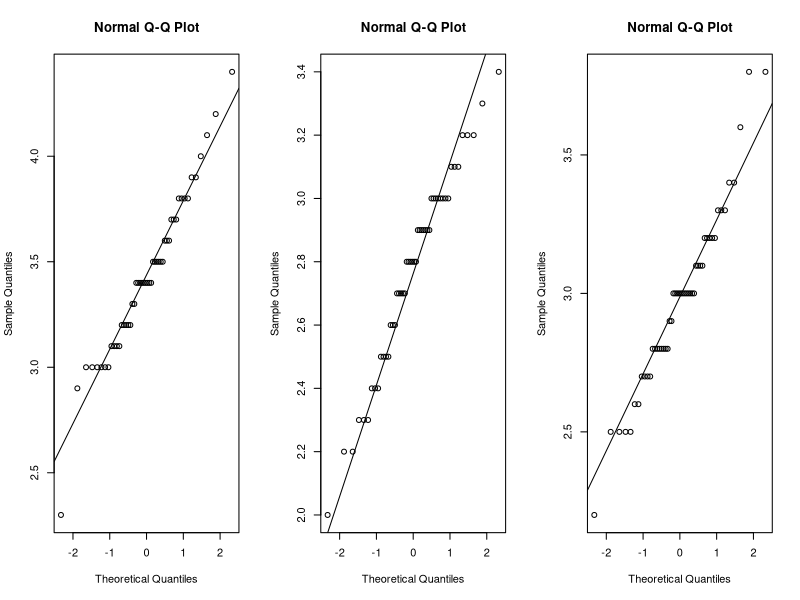
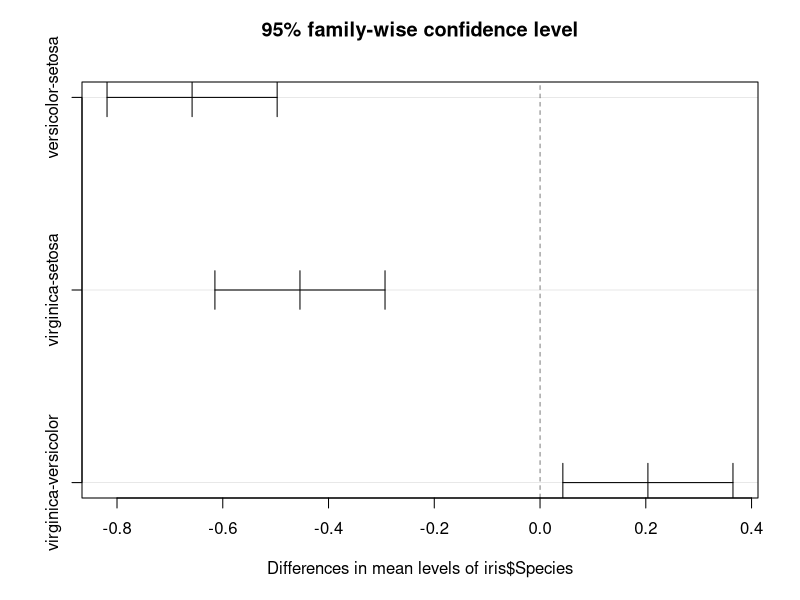

Here is the R script that generated these plots, in order:
# W katalogu bazowym base znajduje się plik iris a w nim między innymi
# następujące zmienne:
# Sepal.Width - szerokość działki kielicha,   (x)
# Spieces - odmiana irysa                     (y) - musi być typu factor
# class(iris$Species), albo is.factor(iris$Species)
# wtedy z = as.factor(y)


# a) Chcemy zweryfikować czy szerokość działki kielicha zależy od odmiany.
# Jakie postawimy hipotezy do testowania? Wykonać wykresy skrzynkowe w grupach
# by wstępnie ocenić sytuację.

#srednie = tapply(iris$Sepal.Width, iris$Species, mean)
#boxplot(iris$Sepal.Width~iris$Species)
#lines(1:3, srednie, pch=20, type="p", cex=2)

par(mfrow=c(1,3))
with(iris, tapply(Sepal.Width, Species, function(x){qqnorm(x); qqline(x)}))

#tapply(iris$Sepal.Width, iris$Species, function (x) shapiro.test(x)$p.value)
tapply(iris$Sepal.Width, iris$Species, \(x) shapiro.test(x)$p.value)

simplify2array(tapply(iris$Sepal.Width, iris$Species, \(x) shapiro.test(x)[1:2]))

# b) Sprawdzić czy są spełnione założenia analizy wariancji.

# H0: sigma_1^2 = sigma_2^2 = sigma_3^2
# H1: !H0

wynik = bartlett.test(iris$Sepal.Width, iris$Species)$p.value
cat('b) (bartlett) p-value =', wynik, '> alfa = 0.01 (z wykladu) => brak podstaw do odrzucenia')


# --------------- punkt b drugim testem
# te same hipotezy
library(car)
wynik = leveneTest(iris$Sepal.Width~iris$Species, center=mean)[1,3]
# Pr(>F) to nasze p-value
cat('\n   (levene)   p-value =', wynik, '> alfa = 0.01') #?


# c) Stwierdzić, czy szerokość działki kielicha irysa zależy od jego odmiany.
# Jeśli tak, przeprowadzić testy porównań wielokrotnych.

model = lm(iris$Sepal.Width~iris$Species) # tutaj musi być y-ek typu factor
wynik = anova(model)

# stopnie swobody, SSA, mean sq error (2 kol/ 1 kol), meansq 1/meansq 2, pvalue
# liczba grup, SSE, 

# jeden z estymatorów przestaje być dobrym estymatorem i wtedy pvalue strzela

cat('\nc) p-value =', wynik[1,5], '< alfa = 0.01 => odrzucamy H0')

# versicolor-setosa
# H0: mi_v = mi_s
# H1: mi_v != mi_s
# p - v_adj = 0
pairwise.t.test(iris$Sepal.Width, iris$Species, p.adjust="bonf")

# coś innego
par(mfrow=c(1,1))
(tukey = TukeyHSD(aov(model))) #p adj
plot(tukey)
# summary(model) - tutaj też pvalue napisane itd na dole
